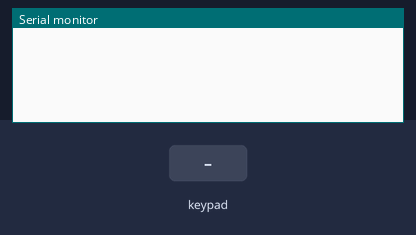
This sketch was run on a simulated Arduino Uno, built with avr-gcc and run on an emulated ATmega328P. Shown: the last lines printed to the serial monitor. The inputs (shaded band) are chosen by the test bench.

Above: at 1.2 s.
1.3 s: key 'a' pressed
At 2.4 s:
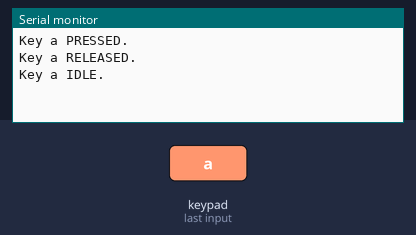
2.9 s: keypad keys 1 2 pressed 0.4 s apart
At 4.7 s:
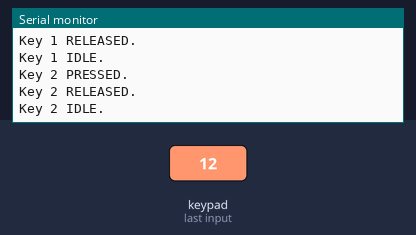
5.2 s: key 'b' pressed
At 6.5 s:
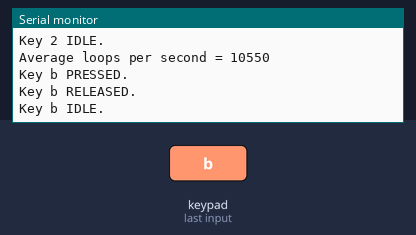
6.8 s: key 'c' pressed
At 7.8 s:
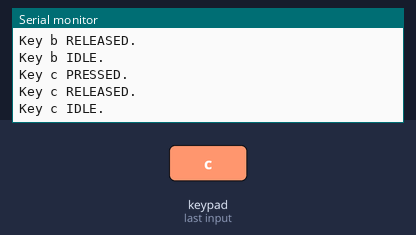
8.4 s: key 'd' pressed
At 9.7 s:
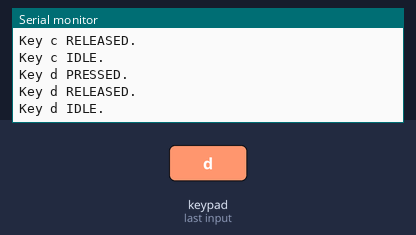
10.0 s: key 'e' pressed
At 11.2 s:
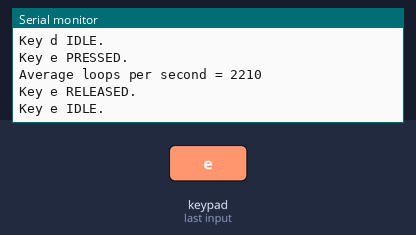

Measured:
- after the input at 1.3 s, the serial monitor: prints a new line at once (image 1)
- after the input at 2.9 s, the serial monitor: prints a new line at once (image 2)
- after the input at 5.2 s, the serial monitor: prints a new line at once (image 3)
- after the input at 6.8 s, the serial monitor: prints a new line at once (image 4)
- after the input at 8.4 s, the serial monitor: prints a new line at once (image 5)
- after the input at 10.0 s, the serial monitor: prints a new line at once (image 6)

The sketch:

multikey.txt.ino
```cpp
/* @file MultiKey.ino
|| @version 1.0
|| @author Mark Stanley
|| @contact mstanley@technologist.com
||
|| @description
|| | The latest version, 3.0, of the keypad library supports up to 10
|| | active keys all being pressed at the same time. This sketch is an
|| | example of how you can get multiple key presses from a keypad or
|| | keyboard.
|| #
*/

#include <Keypad.h>


const byte ROWS = 2;
const byte COLS = 8;

byte rowPins[ROWS] = { A0, A1 };
byte colPins[COLS] = { 4, 5, 6, 7, 8, 9, 10, 11 };

char keys[ROWS][COLS] = {
  { 'a', 'b', 'c', 'd', 'e', 'f', 'g', 'h' },
  { '1', '2', '3', '4', '5', '6', '7', '8' }
};
Keypad kpd = Keypad( makeKeymap(keys), rowPins, colPins, ROWS, COLS );

unsigned long loopCount;
unsigned long startTime;
String msg;


void setup() {
    Serial.begin(9600);
    loopCount = 0;
    startTime = millis();
    msg = "";
}


void loop() {
    loopCount++;
    if ( (millis()-startTime)>5000 ) {
        Serial.print("Average loops per second = ");
        Serial.println(loopCount/5);
        startTime = millis();
        loopCount = 0;
    }

    // Fills kpd.key[ ] array with up-to 10 active keys.
    // Returns true if there are ANY active keys.
    if (kpd.getKeys())
    {
        for (int i=0; i<LIST_MAX; i++)   // Scan the whole key list.
        {
            if ( kpd.key[i].stateChanged )   // Only find keys that have changed state.
            {
                switch (kpd.key[i].kstate) {  // Report active key state : IDLE, PRESSED, HOLD, or RELEASED
                    case PRESSED:
                    msg = " PRESSED.";
                break;
                    case HOLD:
                    msg = " HOLD.";
                break;
                    case RELEASED:
                    msg = " RELEASED.";
                break;
                    case IDLE:
                    msg = " IDLE.";
                }
                Serial.print("Key ");
                Serial.print(kpd.key[i].kchar);
                Serial.println(msg);
            }
        }
    }
}  // End loop
```
